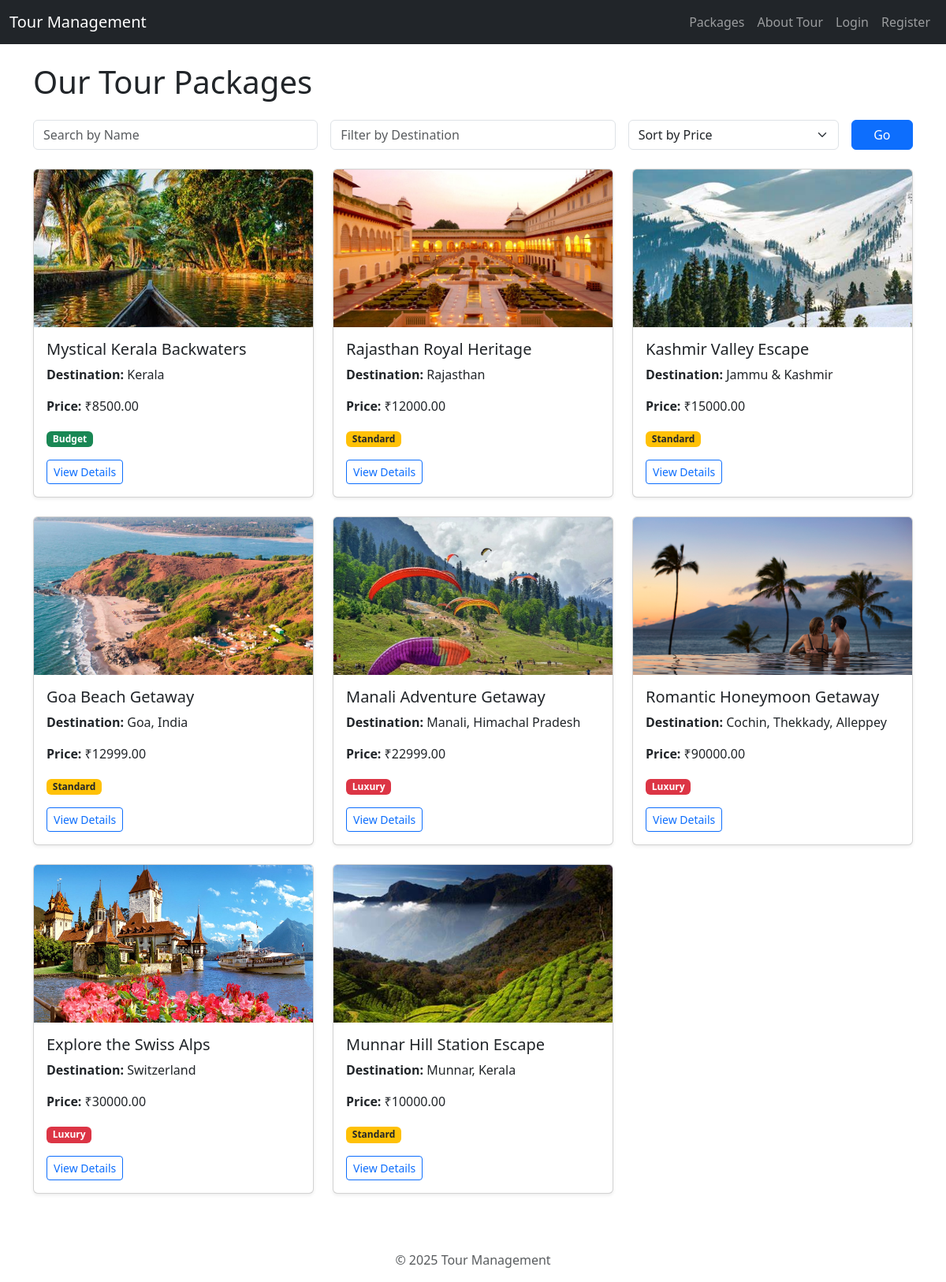
Page /packages/ on the committed database.
### packages/models.py (models this page shows, shortened)
class TourPackage(models.Model):
    name = models.CharField(max_length=100)
    destination = models.CharField(max_length=100)
    price = models.DecimalField(max_digits=10, decimal_places=2, default=0.00)
    image = models.ImageField(upload_to='tour_images/', null=True, blank=True)
    description = models.TextField(blank=True)
    duration = models.CharField(max_length=100, blank=True)
    vendor = models.ForeignKey(Vendor, on_delete=models.CASCADE, null=True)
    is_approved = models.BooleanField(default=False)
    expiry_date = models.DateField(null=True, blank=True)
    is_expired = models.BooleanField(default=False)
    created_at = models.DateTimeField(auto_now_add=True)

### packages/views.py (the view)
# urls.py: path('packages/', views.package_list, name='packages'),
def package_list(request):
    today = timezone.now().date()
    tours = TourPackage.objects.filter(is_approved=True, is_expired=False, expiry_date__gte=today)
    destination = request.GET.get('destination')
    price_sort = request.GET.get('price')
    search_query = request.GET.get('q')
    tag = request.GET.get('tag')
    if destination:
        tours = tours.filter(destination__icontains=destination)
    if search_query:
        tours = tours.filter(name__icontains=search_query)
    if price_sort == 'low':
        tours = tours.order_by('price')
    elif price_sort == 'high':
        tours = tours.order_by('-price')
    return render(request, 'packages/packages.html', {'tours': tours})

### packages/templates/packages/packages.html (shortened to what this page needs)
{% extends "packages/base.html" %}
{% block content %}
<h1 class="mb-4">Our Tour Packages</h1>
<form method="get" class="row mb-4 g-3">
  <div class="col-md-4">
    <input type="text" name="q" class="form-control" placeholder="Search by Name" value="{{ request.GET.q }}">
  </div>
  <div class="col-md-4">
    <input type="text" name="destination" class="form-control" placeholder="Filter by Destination" value="{{ request.GET.destination }}">
  </div>
  <div class="col-md-3">
    <select name="price" class="form-select">
      <option value="">Sort by Price</option>
    </select>
  </div>
  <div class="col-md-1">
    <button type="submit" class="btn btn-primary w-100">Go</button>
  </div>
</form>
{% if tours %}
  <div class="row">
    {% for tour in tours %}
      <div class="col-md-6 col-lg-4 mb-4">
        <div class="card h-100 shadow-sm">
          {% if tour.image %}
            <img src="{{ tour.image.url }}" class="card-img-top" alt="{{ tour.name }}" style="height: 200px; object-fit: cover;">
          {% endif %}
          <div class="card-body">
            <h5 class="card-title">{{ tour.name }}</h5>
            <p><strong>Destination:</strong> {{ tour.destination }}</p>
            <p><strong>Price:</strong> ₹{{ tour.price }}</p>
            {% if tour.price < 10000 %}
              <span class="badge bg-success">Budget</span>
            {% elif tour.price < 20000 %}
              <span class="badge bg-warning text-dark">Standard</span>
            {% else %}
              <span class="badge bg-danger">Luxury</span>
            {% endif %}
            <div class="mt-3">
              <a href="{% url 'package_detail' tour.pk %}" class="btn btn-outline-primary btn-sm">View Details</a>
            </div>
          </div>
        </div>
      </div>
    {% endfor %}
  </div>
{% else %}
  <p>No packages found matching your filters.</p>
{% endif %}
{% endblock %}

### rows in the picture
TourPackage: image (picture), name "Mystical Kerala Backwaters", destination "Kerala", price "8500.00", shows "Budget"
TourPackage: image (picture), name "Rajasthan Royal Heritage", destination "Rajasthan", price "12000.00", shows "Standard"
TourPackage: image (picture), name "Kashmir Valley Escape", destination "Jammu & Kashmir", price "15000.00", shows "Standard"
TourPackage: image (picture), name "Goa Beach Getaway", destination "Goa, India", price "12999.00", shows "Standard"
TourPackage: image (picture), name "Manali Adventure Getaway", destination "Manali, Himachal Pradesh", price "22999.00", shows "Luxury"
TourPackage: image (picture), name "Romantic Honeymoon Getaway", destination "Cochin, Thekkady, Alleppey", price "90000.00", shows "Luxury"
TourPackage: image (picture), name "Explore the Swiss Alps", destination "Switzerland", price "30000.00", shows "Luxury"
TourPackage: image (picture), name "Munnar Hill Station Escape", destination "Munnar, Kerala", price "10000.00", shows "Standard"
